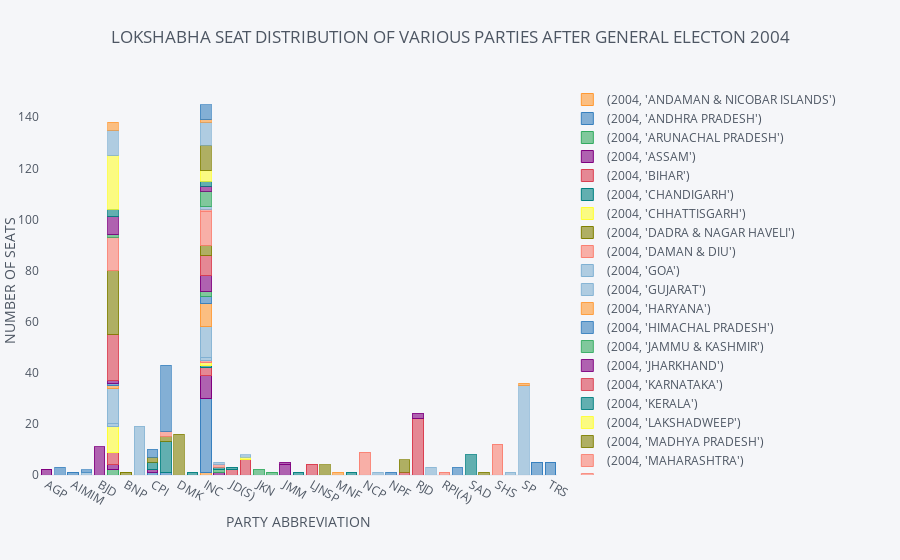

Notebook code for this chart:
### Code cell
o.unstack(level=0).iplot(kind='bar',barmode='stack', subplots=False,width=700,margin=(40,40,85,85),yTitle='NUMBER OF SEATS',xTitle='PARTY ABBREVIATION',zTitle='STATES',title="LOKSHABHA SEAT DISTRIBUTION OF VARIOUS PARTIES AFTER GENERAL ELECTON 2004",showgrid=False)

### Figure 1 — Plotly figure (JSON) as saved in the notebook; plotly's stock layout.template omitted (floating-point values rounded to 4 significant figures)
{"data": [{"marker": {"color": "rgba(255, 153, 51, 0.6)", "line": {"color": "rgba(255, 153, 51, 1.0)", "width": 1}}, "name": "(2004, 'ANDAMAN & NICOBAR ISLANDS')", "orientation": "v", "text": "", "type": "bar", "x": ["AGP", "AIFB", "AIMIM", "AITC", "BJD", "BJP", "BNP", "BSP", "CPI", "CPM", "DMK", "IFDP", "INC", "IND", "JD(S)", "JD(U)", "JKN", "JKPDP", "JMM", "KEC", "LJNSP", "MDMK", "MNF", "MUL", "NCP", "NLP", "NPF", "PMK", "RJD", "RLD", "RPI(A)", "RSP", "SAD", "SDF", "SHS", "SJP(R)", "SP", "TDP", "TRS"], "y": ["", "", "", "", "", "", "", "", "", "", "", "", 1, "", "", "", "", "", "", "", "", "", "", "", "", "", "", "", "", "", "", "", "", "", "", "", "", "", ""]}, {"marker": {"color": "rgba(55, 128, 191, 0.6)", "line": {"color": "rgba(55, 128, 191, 1.0)", "width": 1}}, "name": "(2004, 'ANDHRA PRADESH')", "orientation": "v", "text": "", "type": "bar", "x": ["AGP", "AIFB", "AIMIM", "AITC", "BJD", "BJP", "BNP", "BSP", "CPI", "CPM", "DMK", "IFDP", "INC", "IND", "JD(S)", "JD(U)", "JKN", "JKPDP", "JMM", "KEC", "LJNSP", "MDMK", "MNF", "MUL", "NCP", "NLP", "NPF", "PMK", "RJD", "RLD", "RPI(A)", "RSP", "SAD", "SDF", "SHS", "SJP(R)", "SP", "TDP", "TRS"], "y": ["", "", 1, "", "", "", "", "", 1, 1, "", "", 29, "", "", "", "", "", "", "", "", "", "", "", "", "", "", "", "", "", "", "", "", "", "", "", "", 5, 5]}, {"marker": {"color": "rgba(50, 171, 96, 0.6)", "line": {"color": "rgba(50, 171, 96, 1.0)", "width": 1}}, "name": "(2004, 'ARUNACHAL PRADESH')", "orientation": "v", "text": "", "type": "bar", "x": ["AGP", "AIFB", "AIMIM", "AITC", "BJD", "BJP", "BNP", "BSP", "CPI", "CPM", "DMK", "IFDP", "INC", "IND", "JD(S)", "JD(U)", "JKN", "JKPDP", "JMM", "KEC", "LJNSP", "MDMK", "MNF", "MUL", "NCP", "NLP", "NPF", "PMK", "RJD", "RLD", "RPI(A)", "RSP", "SAD", "SDF", "SHS", "SJP(R)", "SP", "TDP", "TRS"], "y": ["", "", "", "", "", 2, "", "", "", "", "", "", "", "", "", "", "", "", "", "", "", "", "", "", "", "", "", "", "", "", "", "", "", "", "", "", "", "", ""]}, {"marker": {"color": "rgba(128, 0, 128, 0.6)", "line": {"color": "rgba(128, 0, 128, 1.0)", "width": 1}}, "name": "(2004, 'ASSAM')", "orientation": "v", "text": "", "type": "bar", "x": ["AGP", "AIFB", "AIMIM", "AITC", "BJD", "BJP", "BNP", "BSP", "CPI", "CPM", "DMK", "IFDP", "INC", "IND", "JD(S)", "JD(U)", "JKN", "JKPDP", "JMM", "KEC", "LJNSP", "MDMK", "MNF", "MUL", "NCP", "NLP", "NPF", "PMK", "RJD", "RLD", "RPI(A)", "RSP", "SAD", "SDF", "SHS", "SJP(R)", "SP", "TDP", "TRS"], "y": [2, "", "", "", "", 2, "", "", "", "", "", "", 9, 1, "", "", "", "", "", "", "", "", "", "", "", "", "", "", "", "", "", "", "", "", "", "", "", "", ""]}, {"marker": {"color": "rgba(219, 64, 82, 0.6)", "line": {"color": "rgba(219, 64, 82, 1.0)", "width": 1}}, "name": "(2004, 'BIHAR')", "orientation": "v", "text": "", "type": "bar", "x": ["AGP", "AIFB", "AIMIM", "AITC", "BJD", "BJP", "BNP", "BSP", "CPI", "CPM", "DMK", "IFDP", "INC", "IND", "JD(S)", "JD(U)", "JKN", "JKPDP", "JMM", "KEC", "LJNSP", "MDMK", "MNF", "MUL", "NCP", "NLP", "NPF", "PMK", "RJD", "RLD", "RPI(A)", "RSP", "SAD", "SDF", "SHS", "SJP(R)", "SP", "TDP", "TRS"], "y": ["", "", "", "", "", 5, "", "", "", "", "", "", 3, "", "", 6, "", "", "", "", 4, "", "", "", "", "", "", "", 22, "", "", "", "", "", "", "", "", "", ""]}, {"marker": {"color": "rgba(0, 128, 128, 0.6)", "line": {"color": "rgba(0, 128, 128, 1.0)", "width": 1}}, "name": "(2004, 'CHANDIGARH')", "orientation": "v", "text": "", "type": "bar", "x": ["AGP", "AIFB", "AIMIM", "AITC", "BJD", "BJP", "BNP", "BSP", "CPI", "CPM", "DMK", "IFDP", "INC", "IND", "JD(S)", "JD(U)", "JKN", "JKPDP", "JMM", "KEC", "LJNSP", "MDMK", "MNF", "MUL", "NCP", "NLP", "NPF", "PMK", "RJD", "RLD", "RPI(A)", "RSP", "SAD", "SDF", "SHS", "SJP(R)", "SP", "TDP", "TRS"], "y": ["", "", "", "", "", "", "", "", "", "", "", "", 1, "", "", "", "", "", "", "", "", "", "", "", "", "", "", "", "", "", "", "", "", "", "", "", "", "", ""]}, {"marker": {"color": "rgba(255, 255, 51, 0.6)", "line": {"color": "rgba(255, 255, 51, 1.0)", "width": 1}}, "name": "(2004, 'CHHATTISGARH')", "orientation": "v", "text": "", "type": "bar", "x": ["AGP", "AIFB", "AIMIM", "AITC", "BJD", "BJP", "BNP", "BSP", "CPI", "CPM", "DMK", "IFDP", "INC", "IND", "JD(S)", "JD(U)", "JKN", "JKPDP", "JMM", "KEC", "LJNSP", "MDMK", "MNF", "MUL", "NCP", "NLP", "NPF", "PMK", "RJD", "RLD", "RPI(A)", "RSP", "SAD", "SDF", "SHS", "SJP(R)", "SP", "TDP", "TRS"], "y": ["", "", "", "", "", 10, "", "", "", "", "", "", 1, "", "", "", "", "", "", "", "", "", "", "", "", "", "", "", "", "", "", "", "", "", "", "", "", "", ""]}, {"marker": {"color": "rgba(128, 128, 0, 0.6)", "line": {"color": "rgba(128, 128, 0, 1.0)", "width": 1}}, "name": "(2004, 'DADRA & NAGAR HAVELI')", "orientation": "v", "text": "", "type": "bar", "x": ["AGP", "AIFB", "AIMIM", "AITC", "BJD", "BJP", "BNP", "BSP", "CPI", "CPM", "DMK", "IFDP", "INC", "IND", "JD(S)", "JD(U)", "JKN", "JKPDP", "JMM", "KEC", "LJNSP", "MDMK", "MNF", "MUL", "NCP", "NLP", "NPF", "PMK", "RJD", "RLD", "RPI(A)", "RSP", "SAD", "SDF", "SHS", "SJP(R)", "SP", "TDP", "TRS"], "y": ["", "", "", "", "", "", 1, "", "", "", "", "", "", "", "", "", "", "", "", "", "", "", "", "", "", "", "", "", "", "", "", "", "", "", "", "", "", "", ""]}, {"marker": {"color": "rgba(251, 128, 114, 0.6)", "line": {"color": "rgba(251, 128, 114, 1.0)", "width": 1}}, "name": "(2004, 'DAMAN & DIU')", "orientation": "v", "text": "", "type": "bar", "x": ["AGP", "AIFB", "AIMIM", "AITC", "BJD", "BJP", "BNP", "BSP", "CPI", "CPM", "DMK", "IFDP", "INC", "IND", "JD(S)", "JD(U)", "JKN", "JKPDP", "JMM", "KEC", "LJNSP", "MDMK", "MNF", "MUL", "NCP", "NLP", "NPF", "PMK", "RJD", "RLD", "RPI(A)", "RSP", "SAD", "SDF", "SHS", "SJP(R)", "SP", "TDP", "TRS"], "y": ["", "", "", "", "", "", "", "", "", "", "", "", 1, "", "", "", "", "", "", "", "", "", "", "", "", "", "", "", "", "", "", "", "", "", "", "", "", "", ""]}, {"marker": {"color": "rgba(128, 177, 211, 0.6)", "line": {"color": "rgba(128, 177, 211, 1.0)", "width": 1}}, "name": "(2004, 'GOA')", "orientation": "v", "text": "", "type": "bar", "x": ["AGP", "AIFB", "AIMIM", "AITC", "BJD", "BJP", "BNP", "BSP", "CPI", "CPM", "DMK", "IFDP", "INC", "IND", "JD(S)", "JD(U)", "JKN", "JKPDP", "JMM", "KEC", "LJNSP", "MDMK", "MNF", "MUL", "NCP", "NLP", "NPF", "PMK", "RJD", "RLD", "RPI(A)", "RSP", "SAD", "SDF", "SHS", "SJP(R)", "SP", "TDP", "TRS"], "y": ["", "", "", "", "", 1, "", "", "", "", "", "", 1, "", "", "", "", "", "", "", "", "", "", "", "", "", "", "", "", "", "", "", "", "", "", "", "", "", ""]}, {"marker": {"color": "rgba(128, 177, 211, 0.6)", "line": {"color": "rgba(128, 177, 211, 0.89999999999999991)", "width": 1}}, "name": "(2004, 'GUJARAT')", "orientation": "v", "text": "", "type": "bar", "x": ["AGP", "AIFB", "AIMIM", "AITC", "BJD", "BJP", "BNP", "BSP", "CPI", "CPM", "DMK", "IFDP", "INC", "IND", "JD(S)", "JD(U)", "JKN", "JKPDP", "JMM", "KEC", "LJNSP", "MDMK", "MNF", "MUL", "NCP", "NLP", "NPF", "PMK", "RJD", "RLD", "RPI(A)", "RSP", "SAD", "SDF", "SHS", "SJP(R)", "SP", "TDP", "TRS"], "y": ["", "", "", "", "", 14, "", "", "", "", "", "", 12, "", "", "", "", "", "", "", "", "", "", "", "", "", "", "", "", "", "", "", "", "", "", "", "", "", ""]}, {"marker": {"color": "rgba(255, 153, 51, 0.6)", "line": {"color": "rgba(255, 153, 51, 0.89999999999999991)", "width": 1}}, "name": "(2004, 'HARYANA')", "orientation": "v", "text": "", "type": "bar", "x": ["AGP", "AIFB", "AIMIM", "AITC", "BJD", "BJP", "BNP", "BSP", "CPI", "CPM", "DMK", "IFDP", "INC", "IND", "JD(S)", "JD(U)", "JKN", "JKPDP", "JMM", "KEC", "LJNSP", "MDMK", "MNF", "MUL", "NCP", "NLP", "NPF", "PMK", "RJD", "RLD", "RPI(A)", "RSP", "SAD", "SDF", "SHS", "SJP(R)", "SP", "TDP", "TRS"], "y": ["", "", "", "", "", 1, "", "", "", "", "", "", 9, "", "", "", "", "", "", "", "", "", "", "", "", "", "", "", "", "", "", "", "", "", "", "", "", "", ""]}, {"marker": {"color": "rgba(55, 128, 191, 0.6)", "line": {"color": "rgba(55, 128, 191, 0.89999999999999991)", "width": 1}}, "name": "(2004, 'HIMACHAL PRADESH')", "orientation": "v", "text": "", "type": "bar", "x": ["AGP", "AIFB", "AIMIM", "AITC", "BJD", "BJP", "BNP", "BSP", "CPI", "CPM", "DMK", "IFDP", "INC", "IND", "JD(S)", "JD(U)", "JKN", "JKPDP", "JMM", "KEC", "LJNSP", "MDMK", "MNF", "MUL", "NCP", "NLP", "NPF", "PMK", "RJD", "RLD", "RPI(A)", "RSP", "SAD", "SDF", "SHS", "SJP(R)", "SP", "TDP", "TRS"], "y": ["", "", "", "", "", 1, "", "", "", "", "", "", 3, "", "", "", "", "", "", "", "", "", "", "", "", "", "", "", "", "", "", "", "", "", "", "", "", "", ""]}, {"marker": {"color": "rgba(50, 171, 96, 0.6)", "line": {"color": "rgba(50, 171, 96, 0.89999999999999991)", "width": 1}}, "name": "(2004, 'JAMMU & KASHMIR')", "orientation": "v", "text": "", "type": "bar", "x": ["AGP", "AIFB", "AIMIM", "AITC", "BJD", "BJP", "BNP", "BSP", "CPI", "CPM", "DMK", "IFDP", "INC", "IND", "JD(S)", "JD(U)", "JKN", "JKPDP", "JMM", "KEC", "LJNSP", "MDMK", "MNF", "MUL", "NCP", "NLP", "NPF", "PMK", "RJD", "RLD", "RPI(A)", "RSP", "SAD", "SDF", "SHS", "SJP(R)", "SP", "TDP", "TRS"], "y": ["", "", "", "", "", "", "", "", "", "", "", "", 2, 1, "", "", 2, 1, "", "", "", "", "", "", "", "", "", "", "", "", "", "", "", "", "", "", "", "", ""]}, {"marker": {"color": "rgba(128, 0, 128, 0.6)", "line": {"color": "rgba(128, 0, 128, 0.89999999999999991)", "width": 1}}, "name": "(2004, 'JHARKHAND')", "orientation": "v", "text": "", "type": "bar", "x": ["AGP", "AIFB", "AIMIM", "AITC", "BJD", "BJP", "BNP", "BSP", "CPI", "CPM", "DMK", "IFDP", "INC", "IND", "JD(S)", "JD(U)", "JKN", "JKPDP", "JMM", "KEC", "LJNSP", "MDMK", "MNF", "MUL", "NCP", "NLP", "NPF", "PMK", "RJD", "RLD", "RPI(A)", "RSP", "SAD", "SDF", "SHS", "SJP(R)", "SP", "TDP", "TRS"], "y": ["", "", "", "", "", 1, "", "", 1, "", "", "", 6, "", "", "", "", "", 4, "", "", "", "", "", "", "", "", "", 2, "", "", "", "", "", "", "", "", "", ""]}, {"marker": {"color": "rgba(219, 64, 82, 0.6)", "line": {"color": "rgba(219, 64, 82, 0.89999999999999991)", "width": 1}}, "name": "(2004, 'KARNATAKA')", "orientation": "v", "text": "", "type": "bar", "x": ["AGP", "AIFB", "AIMIM", "AITC", "BJD", "BJP", "BNP", "BSP", "CPI", "CPM", "DMK", "IFDP", "INC", "IND", "JD(S)", "JD(U)", "JKN", "JKPDP", "JMM", "KEC", "LJNSP", "MDMK", "MNF", "MUL", "NCP", "NLP", "NPF", "PMK", "RJD", "RLD", "RPI(A)", "RSP", "SAD", "SDF", "SHS", "SJP(R)", "SP", "TDP", "TRS"], "y": ["", "", "", "", "", 18, "", "", "", "", "", "", 8, "", 2, "", "", "", "", "", "", "", "", "", "", "", "", "", "", "", "", "", "", "", "", "", "", "", ""]}, {"marker": {"color": "rgba(0, 128, 128, 0.6)", "line": {"color": "rgba(0, 128, 128, 0.89999999999999991)", "width": 1}}, "name": "(2004, 'KERALA')", "orientation": "v", "text": "", "type": "bar", "x": ["AGP", "AIFB", "AIMIM", "AITC", "BJD", "BJP", "BNP", "BSP", "CPI", "CPM", "DMK", "IFDP", "INC", "IND", "JD(S)", "JD(U)", "JKN", "JKPDP", "JMM", "KEC", "LJNSP", "MDMK", "MNF", "MUL", "NCP", "NLP", "NPF", "PMK", "RJD", "RLD", "RPI(A)", "RSP", "SAD", "SDF", "SHS", "SJP(R)", "SP", "TDP", "TRS"], "y": ["", "", "", "", "", "", "", "", 3, 12, "", 1, "", 1, 1, "", "", "", "", 1, "", "", "", 1, "", "", "", "", "", "", "", "", "", "", "", "", "", "", ""]}, {"marker": {"color": "rgba(255, 255, 51, 0.6)", "line": {"color": "rgba(255, 255, 51, 0.89999999999999991)", "width": 1}}, "name": "(2004, 'LAKSHADWEEP')", "orientation": "v", "text": "", "type": "bar", "x": ["AGP", "AIFB", "AIMIM", "AITC", "BJD", "BJP", "BNP", "BSP", "CPI", "CPM", "DMK", "IFDP", "INC", "IND", "JD(S)", "JD(U)", "JKN", "JKPDP", "JMM", "KEC", "LJNSP", "MDMK", "MNF", "MUL", "NCP", "NLP", "NPF", "PMK", "RJD", "RLD", "RPI(A)", "RSP", "SAD", "SDF", "SHS", "SJP(R)", "SP", "TDP", "TRS"], "y": ["", "", "", "", "", "", "", "", "", "", "", "", "", "", "", 1, "", "", "", "", "", "", "", "", "", "", "", "", "", "", "", "", "", "", "", "", "", "", ""]}, {"marker": {"color": "rgba(128, 128, 0, 0.6)", "line": {"color": "rgba(128, 128, 0, 0.89999999999999991)", "width": 1}}, "name": "(2004, 'MADHYA PRADESH')", "orientation": "v", "text": "", "type": "bar", "x": ["AGP", "AIFB", "AIMIM", "AITC", "BJD", "BJP", "BNP", "BSP", "CPI", "CPM", "DMK", "IFDP", "INC", "IND", "JD(S)", "JD(U)", "JKN", "JKPDP", "JMM", "KEC", "LJNSP", "MDMK", "MNF", "MUL", "NCP", "NLP", "NPF", "PMK", "RJD", "RLD", "RPI(A)", "RSP", "SAD", "SDF", "SHS", "SJP(R)", "SP", "TDP", "TRS"], "y": ["", "", "", "", "", 25, "", "", "", "", "", "", 4, "", "", "", "", "", "", "", "", "", "", "", "", "", "", "", "", "", "", "", "", "", "", "", "", "", ""]}, {"marker": {"color": "rgba(251, 128, 114, 0.6)", "line": {"color": "rgba(251, 128, 114, 0.89999999999999991)", "width": 1}}, "name": "(2004, 'MAHARASHTRA')", "orientation": "v", "text": "", "type": "bar", "x": ["AGP", "AIFB", "AIMIM", "AITC", "BJD", "BJP", "BNP", "BSP", "CPI", "CPM", "DMK", "IFDP", "INC", "IND", "JD(S)", "JD(U)", "JKN", "JKPDP", "JMM", "KEC", "LJNSP", "MDMK", "MNF", "MUL", "NCP", "NLP", "NPF", "PMK", "RJD", "RLD", "RPI(A)", "RSP", "SAD", "SDF", "SHS", "SJP(R)", "SP", "TDP", "TRS"], "y": ["", "", "", "", "", 13, "", "", "", "", "", "", 13, "", "", "", "", "", "", "", "", "", "", "", 9, "", "", "", "", "", 1, "", "", "", 12, "", "", "", ""]}, {"marker": {"color": "rgba(251, 128, 114, 0.6)", "line": {"color": "rgba(251, 128, 114, 0.79999999999999982)", "width": 1}}, "name": "(2004, 'MANIPUR')", "orientation": "v", "text": "", "type": "bar", "x": ["AGP", "AIFB", "AIMIM", "AITC", "BJD", "BJP", "BNP", "BSP", "CPI", "CPM", "DMK", "IFDP", "INC", "IND", "JD(S)", "JD(U)", "JKN", "JKPDP", "JMM", "KEC", "LJNSP", "MDMK", "MNF", "MUL", "NCP", "NLP", "NPF", "PMK", "RJD", "RLD", "RPI(A)", "RSP", "SAD", "SDF", "SHS", "SJP(R)", "SP", "TDP", "TRS"], "y": ["", "", "", "", "", "", "", "", "", "", "", "", 1, 1, "", "", "", "", "", "", "", "", "", "", "", "", "", "", "", "", "", "", "", "", "", "", "", "", ""]}, {"marker": {"color": "rgba(128, 177, 211, 0.6)", "line": {"color": "rgba(128, 177, 211, 0.79999999999999982)", "width": 1}}, "name": "(2004, 'MEGHALAYA')", "orientation": "v", "text": "", "type": "bar", "x": ["AGP", "AIFB", "AIMIM", "AITC", "BJD", "BJP", "BNP", "BSP", "CPI", "CPM", "DMK", "IFDP", "INC", "IND", "JD(S)", "JD(U)", "JKN", "JKPDP", "JMM", "KEC", "LJNSP", "MDMK", "MNF", "MUL", "NCP", "NLP", "NPF", "PMK", "RJD", "RLD", "RPI(A)", "RSP", "SAD", "SDF", "SHS", "SJP(R)", "SP", "TDP", "TRS"], "y": ["", "", "", 1, "", "", "", "", "", "", "", "", 1, "", "", "", "", "", "", "", "", "", "", "", "", "", "", "", "", "", "", "", "", "", "", "", "", "", ""]}, {"marker": {"color": "rgba(255, 153, 51, 0.6)", "line": {"color": "rgba(255, 153, 51, 0.79999999999999982)", "width": 1}}, "name": "(2004, 'MIZORAM')", "orientation": "v", "text": "", "type": "bar", "x": ["AGP", "AIFB", "AIMIM", "AITC", "BJD", "BJP", "BNP", "BSP", "CPI", "CPM", "DMK", "IFDP", "INC", "IND", "JD(S)", "JD(U)", "JKN", "JKPDP", "JMM", "KEC", "LJNSP", "MDMK", "MNF", "MUL", "NCP", "NLP", "NPF", "PMK", "RJD", "RLD", "RPI(A)", "RSP", "SAD", "SDF", "SHS", "SJP(R)", "SP", "TDP", "TRS"], "y": ["", "", "", "", "", "", "", "", "", "", "", "", "", "", "", "", "", "", "", "", "", "", 1, "", "", "", "", "", "", "", "", "", "", "", "", "", "", "", ""]}, {"marker": {"color": "rgba(55, 128, 191, 0.6)", "line": {"color": "rgba(55, 128, 191, 0.79999999999999982)", "width": 1}}, "name": "(2004, 'NAGALAND')", "orientation": "v", "text": "", "type": "bar", "x": ["AGP", "AIFB", "AIMIM", "AITC", "BJD", "BJP", "BNP", "BSP", "CPI", "CPM", "DMK", "IFDP", "INC", "IND", "JD(S)", "JD(U)", "JKN", "JKPDP", "JMM", "KEC", "LJNSP", "MDMK", "MNF", "MUL", "NCP", "NLP", "NPF", "PMK", "RJD", "RLD", "RPI(A)", "RSP", "SAD", "SDF", "SHS", "SJP(R)", "SP", "TDP", "TRS"], "y": ["", "", "", "", "", "", "", "", "", "", "", "", "", "", "", "", "", "", "", "", "", "", "", "", "", "", 1, "", "", "", "", "", "", "", "", "", "", "", ""]}, {"marker": {"color": "rgba(50, 171, 96, 0.6)", "line": {"color": "rgba(50, 171, 96, 0.79999999999999982)", "width": 1}}, "name": "(2004, 'NATIONAL CAPITAL TERRITORY OF DELHI')", "orientation": "v", "text": "", "type": "bar", "x": ["AGP", "AIFB", "AIMIM", "AITC", "BJD", "BJP", "BNP", "BSP", "CPI", "CPM", "DMK", "IFDP", "INC", "IND", "JD(S)", "JD(U)", "JKN", "JKPDP", "JMM", "KEC", "LJNSP", "MDMK", "MNF", "MUL", "NCP", "NLP", "NPF", "PMK", "RJD", "RLD", "RPI(A)", "RSP", "SAD", "SDF", "SHS", "SJP(R)", "SP", "TDP", "TRS"], "y": ["", "", "", "", "", 1, "", "", "", "", "", "", 6, "", "", "", "", "", "", "", "", "", "", "", "", "", "", "", "", "", "", "", "", "", "", "", "", "", ""]}, {"marker": {"color": "rgba(128, 0, 128, 0.6)", "line": {"color": "rgba(128, 0, 128, 0.79999999999999982)", "width": 1}}, "name": "(2004, 'ORISSA')", "orientation": "v", "text": "", "type": "bar", "x": ["AGP", "AIFB", "AIMIM", "AITC", "BJD", "BJP", "BNP", "BSP", "CPI", "CPM", "DMK", "IFDP", "INC", "IND", "JD(S)", "JD(U)", "JKN", "JKPDP", "JMM", "KEC", "LJNSP", "MDMK", "MNF", "MUL", "NCP", "NLP", "NPF", "PMK", "RJD", "RLD", "RPI(A)", "RSP", "SAD", "SDF", "SHS", "SJP(R)", "SP", "TDP", "TRS"], "y": ["", "", "", "", 11, 7, "", "", "", "", "", "", 2, "", "", "", "", "", 1, "", "", "", "", "", "", "", "", "", "", "", "", "", "", "", "", "", "", "", ""]}, {"marker": {"color": "rgba(219, 64, 82, 0.6)", "line": {"color": "rgba(219, 64, 82, 0.79999999999999982)", "width": 1}}, "name": "(2004, 'PONDICHERRY')", "orientation": "v", "text": "", "type": "bar", "x": ["AGP", "AIFB", "AIMIM", "AITC", "BJD", "BJP", "BNP", "BSP", "CPI", "CPM", "DMK", "IFDP", "INC", "IND", "JD(S)", "JD(U)", "JKN", "JKPDP", "JMM", "KEC", "LJNSP", "MDMK", "MNF", "MUL", "NCP", "NLP", "NPF", "PMK", "RJD", "RLD", "RPI(A)", "RSP", "SAD", "SDF", "SHS", "SJP(R)", "SP", "TDP", "TRS"], "y": ["", "", "", "", "", "", "", "", "", "", "", "", "", "", "", "", "", "", "", "", "", "", "", "", "", "", "", 1, "", "", "", "", "", "", "", "", "", "", ""]}, {"marker": {"color": "rgba(0, 128, 128, 0.6)", "line": {"color": "rgba(0, 128, 128, 0.79999999999999982)", "width": 1}}, "name": "(2004, 'PUNJAB')", "orientation": "v", "text": "", "type": "bar", "x": ["AGP", "AIFB", "AIMIM", "AITC", "BJD", "BJP", "BNP", "BSP", "CPI", "CPM", "DMK", "IFDP", "INC", "IND", "JD(S)", "JD(U)", "JKN", "JKPDP", "JMM", "KEC", "LJNSP", "MDMK", "MNF", "MUL", "NCP", "NLP", "NPF", "PMK", "RJD", "RLD", "RPI(A)", "RSP", "SAD", "SDF", "SHS", "SJP(R)", "SP", "TDP", "TRS"], "y": ["", "", "", "", "", 3, "", "", "", "", "", "", 2, "", "", "", "", "", "", "", "", "", "", "", "", "", "", "", "", "", "", "", 8, "", "", "", "", "", ""]}, {"marker": {"color": "rgba(255, 255, 51, 0.6)", "line": {"color": "rgba(255, 255, 51, 0.79999999999999982)", "width": 1}}, "name": "(2004, 'RAJASTHAN')", "orientation": "v", "text": "", "type": "bar", "x": ["AGP", "AIFB", "AIMIM", "AITC", "BJD", "BJP", "BNP", "BSP", "CPI", "CPM", "DMK", "IFDP", "INC", "IND", "JD(S)", "JD(U)", "JKN", "JKPDP", "JMM", "KEC", "LJNSP", "MDMK", "MNF", "MUL", "NCP", "NLP", "NPF", "PMK", "RJD", "RLD", "RPI(A)", "RSP", "SAD", "SDF", "SHS", "SJP(R)", "SP", "TDP", "TRS"], "y": ["", "", "", "", "", 21, "", "", "", "", "", "", 4, "", "", "", "", "", "", "", "", "", "", "", "", "", "", "", "", "", "", "", "", "", "", "", "", "", ""]}, {"marker": {"color": "rgba(128, 128, 0, 0.6)", "line": {"color": "rgba(128, 128, 0, 0.79999999999999982)", "width": 1}}, "name": "(2004, 'SIKKIM')", "orientation": "v", "text": "", "type": "bar", "x": ["AGP", "AIFB", "AIMIM", "AITC", "BJD", "BJP", "BNP", "BSP", "CPI", "CPM", "DMK", "IFDP", "INC", "IND", "JD(S)", "JD(U)", "JKN", "JKPDP", "JMM", "KEC", "LJNSP", "MDMK", "MNF", "MUL", "NCP", "NLP", "NPF", "PMK", "RJD", "RLD", "RPI(A)", "RSP", "SAD", "SDF", "SHS", "SJP(R)", "SP", "TDP", "TRS"], "y": ["", "", "", "", "", "", "", "", "", "", "", "", "", "", "", "", "", "", "", "", "", "", "", "", "", "", "", "", "", "", "", "", "", 1, "", "", "", "", ""]}, {"marker": {"color": "rgba(128, 128, 0, 0.6)", "line": {"color": "rgba(128, 128, 0, 0.69999999999999996)", "width": 1}}, "name": "(2004, 'TAMIL NADU')", "orientation": "v", "text": "", "type": "bar", "x": ["AGP", "AIFB", "AIMIM", "AITC", "BJD", "BJP", "BNP", "BSP", "CPI", "CPM", "DMK", "IFDP", "INC", "IND", "JD(S)", "JD(U)", "JKN", "JKPDP", "JMM", "KEC", "LJNSP", "MDMK", "MNF", "MUL", "NCP", "NLP", "NPF", "PMK", "RJD", "RLD", "RPI(A)", "RSP", "SAD", "SDF", "SHS", "SJP(R)", "SP", "TDP", "TRS"], "y": ["", "", "", "", "", "", "", "", 2, 2, 16, "", 10, "", "", "", "", "", "", "", "", 4, "", "", "", "", "", 5, "", "", "", "", "", "", "", "", "", "", ""]}, {"marker": {"color": "rgba(251, 128, 114, 0.6)", "line": {"color": "rgba(251, 128, 114, 0.69999999999999996)", "width": 1}}, "name": "(2004, 'TRIPURA')", "orientation": "v", "text": "", "type": "bar", "x": ["AGP", "AIFB", "AIMIM", "AITC", "BJD", "BJP", "BNP", "BSP", "CPI", "CPM", "DMK", "IFDP", "INC", "IND", "JD(S)", "JD(U)", "JKN", "JKPDP", "JMM", "KEC", "LJNSP", "MDMK", "MNF", "MUL", "NCP", "NLP", "NPF", "PMK", "RJD", "RLD", "RPI(A)", "RSP", "SAD", "SDF", "SHS", "SJP(R)", "SP", "TDP", "TRS"], "y": ["", "", "", "", "", "", "", "", "", 2, "", "", "", "", "", "", "", "", "", "", "", "", "", "", "", "", "", "", "", "", "", "", "", "", "", "", "", "", ""]}, {"marker": {"color": "rgba(128, 177, 211, 0.6)", "line": {"color": "rgba(128, 177, 211, 0.69999999999999996)", "width": 1}}, "name": "(2004, 'UTTAR PRADESH')", "orientation": "v", "text": "", "type": "bar", "x": ["AGP", "AIFB", "AIMIM", "AITC", "BJD", "BJP", "BNP", "BSP", "CPI", "CPM", "DMK", "IFDP", "INC", "IND", "JD(S)", "JD(U)", "JKN", "JKPDP", "JMM", "KEC", "LJNSP", "MDMK", "MNF", "MUL", "NCP", "NLP", "NPF", "PMK", "RJD", "RLD", "RPI(A)", "RSP", "SAD", "SDF", "SHS", "SJP(R)", "SP", "TDP", "TRS"], "y": ["", "", "", "", "", 10, "", 19, "", "", "", "", 9, 1, "", 1, "", "", "", "", "", "", "", "", "", 1, "", "", "", 3, "", "", "", "", "", 1, 35, "", ""]}, {"marker": {"color": "rgba(255, 153, 51, 0.6)", "line": {"color": "rgba(255, 153, 51, 0.69999999999999996)", "width": 1}}, "name": "(2004, 'UTTARANCHAL')", "orientation": "v", "text": "", "type": "bar", "x": ["AGP", "AIFB", "AIMIM", "AITC", "BJD", "BJP", "BNP", "BSP", "CPI", "CPM", "DMK", "IFDP", "INC", "IND", "JD(S)", "JD(U)", "JKN", "JKPDP", "JMM", "KEC", "LJNSP", "MDMK", "MNF", "MUL", "NCP", "NLP", "NPF", "PMK", "RJD", "RLD", "RPI(A)", "RSP", "SAD", "SDF", "SHS", "SJP(R)", "SP", "TDP", "TRS"], "y": ["", "", "", "", "", 3, "", "", "", "", "", "", 1, "", "", "", "", "", "", "", "", "", "", "", "", "", "", "", "", "", "", "", "", "", "", "", 1, "", ""]}, {"marker": {"color": "rgba(55, 128, 191, 0.6)", "line": {"color": "rgba(55, 128, 191, 0.69999999999999996)", "width": 1}}, "name": "(2004, 'WEST BENGAL')", "orientation": "v", "text": "", "type": "bar", "x": ["AGP", "AIFB", "AIMIM", "AITC", "BJD", "BJP", "BNP", "BSP", "CPI", "CPM", "DMK", "IFDP", "INC", "IND", "JD(S)", "JD(U)", "JKN", "JKPDP", "JMM", "KEC", "LJNSP", "MDMK", "MNF", "MUL", "NCP", "NLP", "NPF", "PMK", "RJD", "RLD", "RPI(A)", "RSP", "SAD", "SDF", "SHS", "SJP(R)", "SP", "TDP", "TRS"], "y": ["", 3, "", 1, "", "", "", "", 3, 26, "", "", 6, "", "", "", "", "", "", "", "", "", "", "", "", "", "", "", "", "", "", 3, "", "", "", "", "", "", ""]}], "layout": {"barmode": "stack", "legend": {"bgcolor": "#F5F6F9", "font": {"color": "#4D5663"}, "traceorder": "normal"}, "margin": {"b": 85, "l": 40, "r": 40, "t": 85}, "paper_bgcolor": "#F5F6F9", "plot_bgcolor": "#F5F6F9", "title": "LOKSHABHA SEAT DISTRIBUTION OF VARIOUS PARTIES AFTER GENERAL ELECTON 2004", "titlefont": {"color": "#4D5663"}, "xaxis1": {"gridcolor": "#E1E5ED", "showgrid": false, "tickfont": {"color": "#4D5663"}, "title": "PARTY ABBREVIATION", "titlefont": {"color": "#4D5663"}, "zerolinecolor": "#E1E5ED"}, "yaxis1": {"gridcolor": "#E1E5ED", "showgrid": false, "tickfont": {"color": "#4D5663"}, "title": "NUMBER OF SEATS", "titlefont": {"color": "#4D5663"}, "zerolinecolor": "#E1E5ED"}}}
